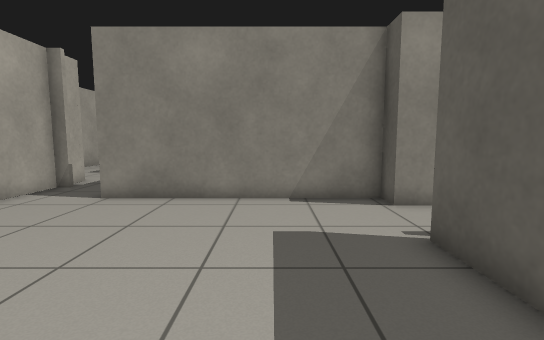
View 1 (above)

24 first-person views from a walk through a robot-simulator world made for Gazebo. The camera is 0.9 m above the floor, tilts 6° down and sees 85° across. The lines on the ground mark 1 m squares. The floor is counted in squares, 0.5 m on a side. Each view is taken from the middle of a square. On the plan, view 1 faces up. The plan holds only what a view shows up to about 16 squares ahead; the rest is blank. The place goes on beyond the plan. The robots in the file are not drawn. Simple shapes stand in for some stock models. Surface patterns are stand-ins for the level's own textures.

View 2
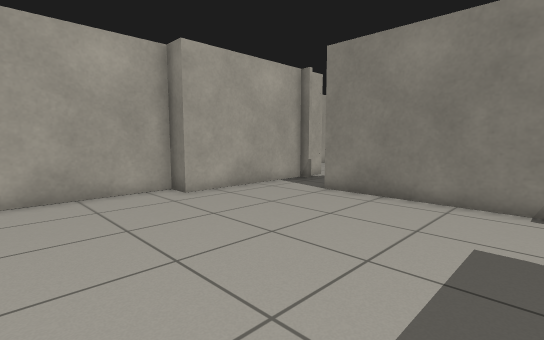

View 3
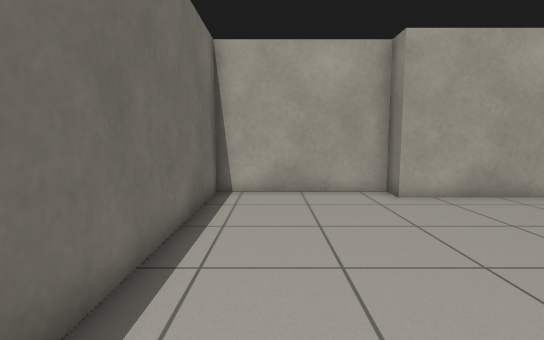

View 4
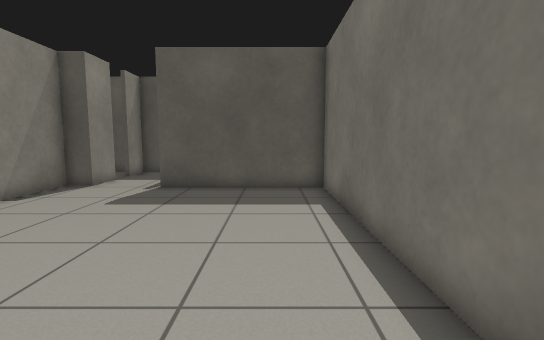

View 5
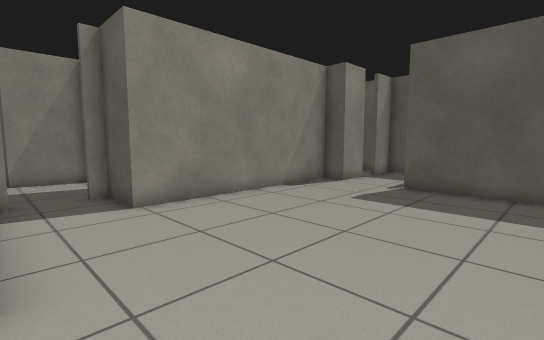

View 6
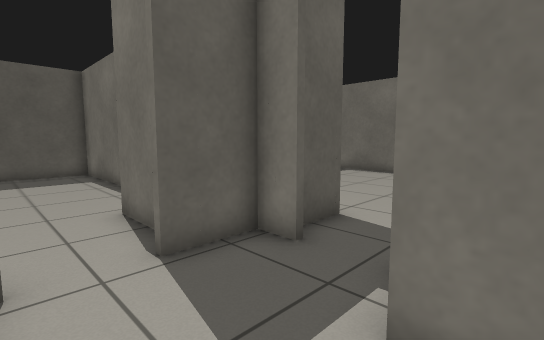

View 7
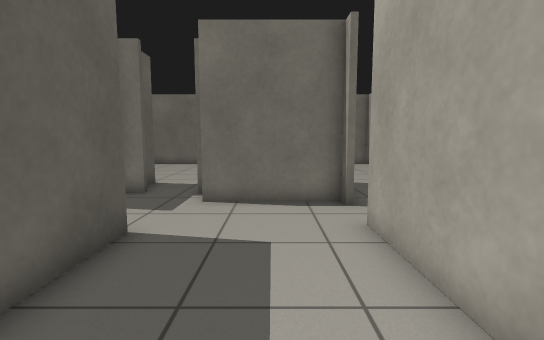

View 8
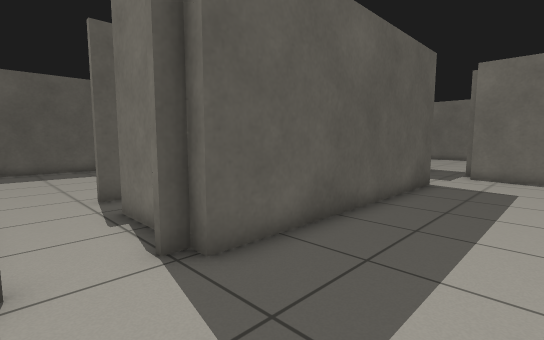

View 9
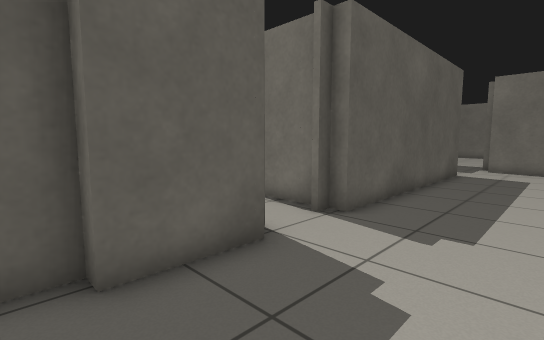

View 10
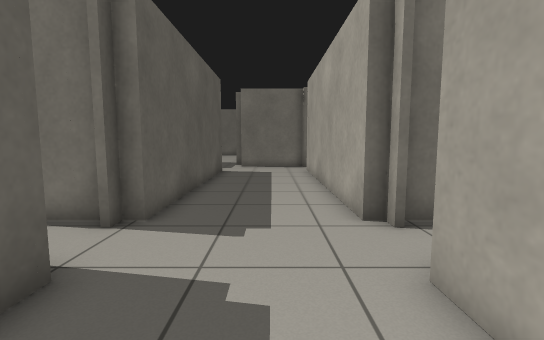

View 11
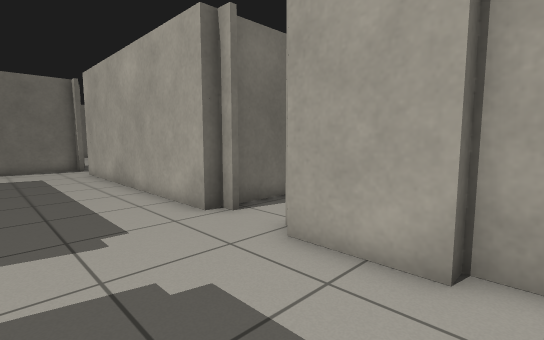

View 12
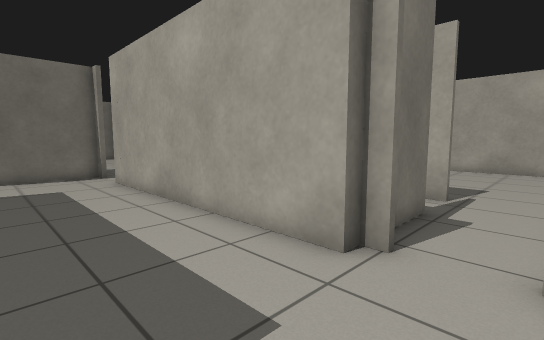

View 13
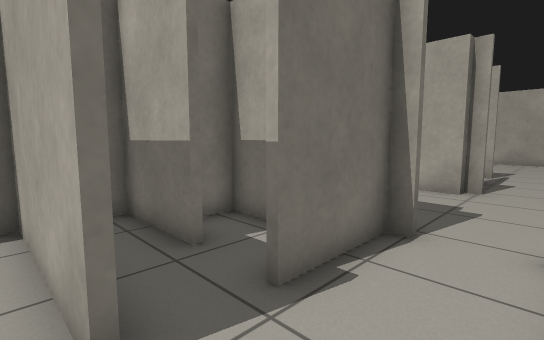

View 14
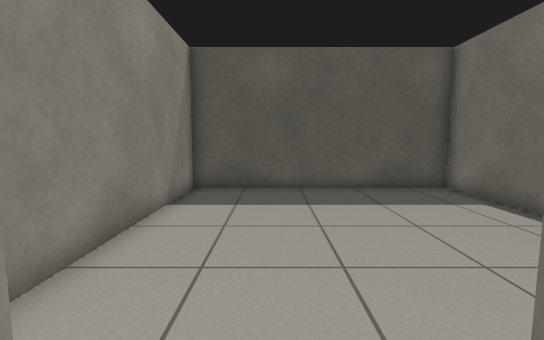

View 15
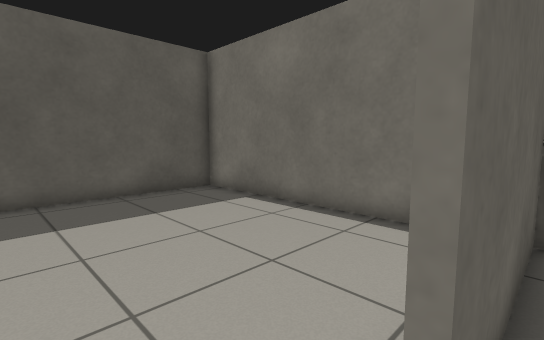

View 16
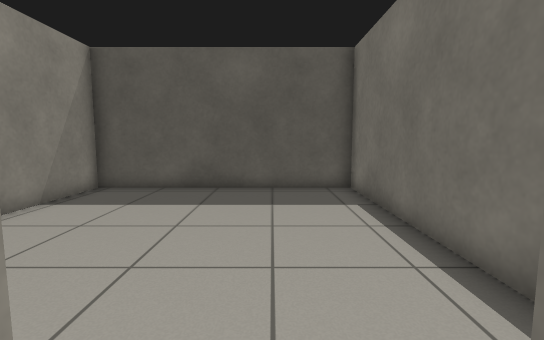

View 17
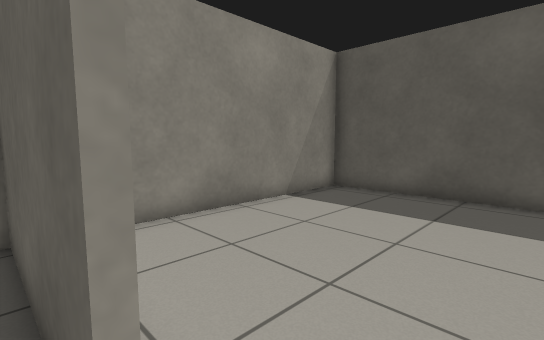

View 18
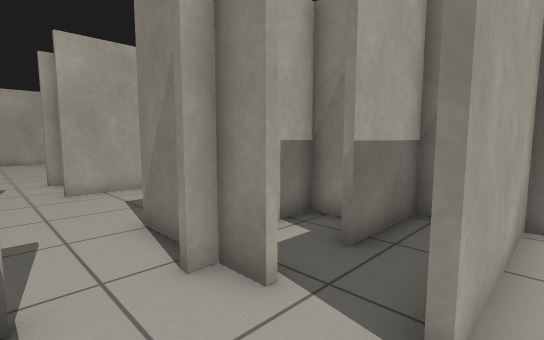

View 19
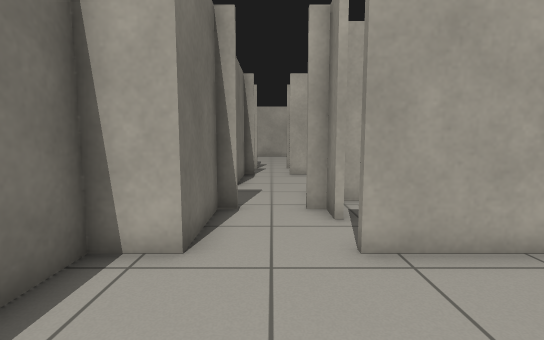

View 20
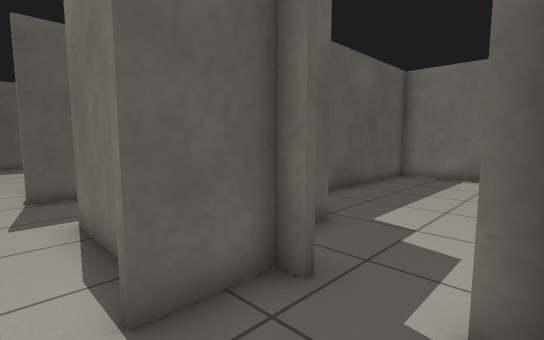

View 21
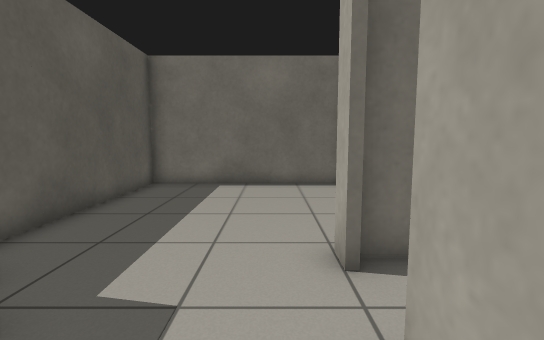

View 22
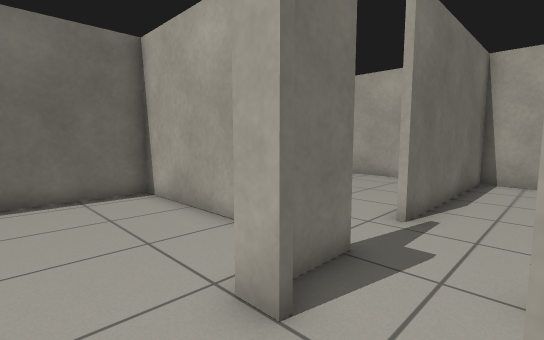

View 23
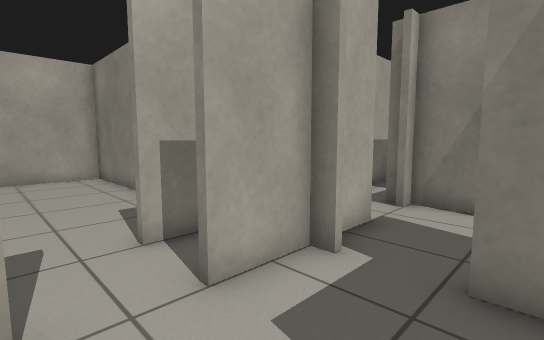

View 24
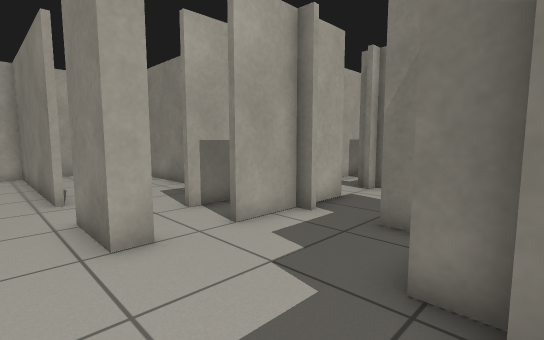

### Floor plan
Points are (right, up) in squares from view 1. A wall is a line through its corners. A room is listed if a view was taken in it or the views show most of it. See-through windows are left out.
Room 1 (views 1, 2, 3, 4, 5)
walls: (-5.8, 11.1) (-4.7, 11.1) (-4.7, 13.1); (3.3, 7.9) (3.3, 8.9) (-5.2, 8.9) (-5.2, 10.9) (-5.8, 10.9); (-7.4, 10.9) (-8, 10.9) (-8, 4.9) (-9, 4.9) (-9, -0.9) (2.8, -0.9) (2.8, 5.1); (-8, 12.6) (-8, 11.8); (-5.5, 15.4) (-7.2, 15.4)
ways out: opening at (-8, 14) to room 2; opening at (-4.5, 14) to room 4; opening at (3, 6.5)
Room 2 (views 6, 7, 8, 9, 10, 11, 12, 14, 15)
walls: (-6.7, 25.5) (-6.7, 26.1); (-12, 25.6) (-12, 14.9); (-12.5, 26.1) (-12.5, 25.6); (-3.5, 23.6) (-3.5, 20.5); (-7.2, 28.4) (-7.2, 31.1); (-3.6, 20.6) (-1.2, 20.6); (-1.7, 20.5) (-1.7, 25.6); (-7.2, 15.4) (-7.2, 25.6) (-3.5, 25.6); (-6.7, 31.1) (-6.7, 32); (-12.5, 32) (-12.5, 31.1) (-12, 31.1) (-12, 28.4); (-12, 12.6) (-8, 12.6)
ways out: opening at (-8, 14) to room 1; opening at (-2, 26.5) to room 3; opening at (-12, 14) to room 6; opening at (-11, 27)
Room 3 (view 13)
walls: (-1.5, 25.6) (-1.5, 20.5); (0.2, 20.6) (7.9, 20.6); (7.8, 20.5) (7.8, 29.9) (0, 29.9)
ways out: opening at (-2, 26.5) to room 2
Room 4 (views 16, 17)
walls: (-3.5, 15.4) (-4.5, 15.4) (-4.5, 14.9); (-1.7, 15.4) (-1.7, 20.5); (-4.6, 15.4) (-5.5, 15.4); (-4.5, 12.6) (-1.5, 12.6); (-3.5, 20.5) (-3.5, 17.4); (-1.6, 20.4) (-3.5, 20.4)
ways out: opening at (-4.5, 14) to room 1; opening at (-2, 14.5) to room 5
Room 5 (views 18, 19)
walls: (-1.5, 12.6) (-1.5, 11.1) (7.8, 11.1) (7.8, 20.5); (-1.5, 20.5) (-1.5, 15.4); (7.9, 20.4) (0.2, 20.4)
ways out: opening at (-2, 14.5) to room 4
Room 6 (views 20, 21, 22, 23, 24)
walls: (-15, 7.1) (-15, 6.4) (-17.2, 6.4); (-10.2, 8.4) (-11.2, 8.4) (-11.2, 8.9); (-17, 3.9) (-17, -0.9) (-9.2, -0.9) (-9.2, 6); (-12, 10.9) (-12.8, 10.9); (-12.8, 11.1) (-12.2, 11.1) (-12.2, 13.1); (-15, 10.9) (-15, 8.9); (-15, 13.1) (-15, 11.8); (-13.5, 15.4) (-15, 15.4); (-17.5, 19.5) (-17.5, 17.1)
ways out: opening at (-12, 14) to room 2; opening at (-15, 8) to room 8; opening at (-18, 14.5); opening at (-17, 5)
Room 7 (no view inside)
walls: (-20.9, 10.9) (-27, 10.9) (-27, 5.6); (-27.1, 6.6) (-19.5, 6.6)
ways out: opening at (-17, 8) to room 8; opening at (-18.5, 6.5)
Room 8 (no view inside)
walls: (-17, 10.4) (-17, 8.9); (-17.2, 6.6) (-15.2, 6.6)
ways out: opening at (-15, 8) to room 6; opening at (-17, 8) to room 7

Positions as (right, up) in squares from view 1, and headings:
1: (0, 0), facing up
2: (1, 0), facing up-left
3: (1, 1), facing left
4: (-8, 1), facing right
5: (-8, 1), facing up-right
6: (-9, 15), facing down-right
7: (-10, 21), facing down
8: (-11, 28), facing down-right
9: (-11, 32), facing down-right
10: (-10, 32), facing down
11: (-8, 32), facing down-left
12: (-8, 28), facing down-left
13: (-1, 28), facing down-left
14: (-3, 27), facing right
15: (-2, 27), facing down-right
16: (-3, 14), facing right
17: (-2, 14), facing up-right
18: (-1, 13), facing up-left
19: (3, 14), facing left
20: (-15, 14), facing down-right
21: (-14, 11), facing down
22: (-13, 9), facing down-left
23: (-12, 7), facing up-left
24: (-10, 5), facing up-left
